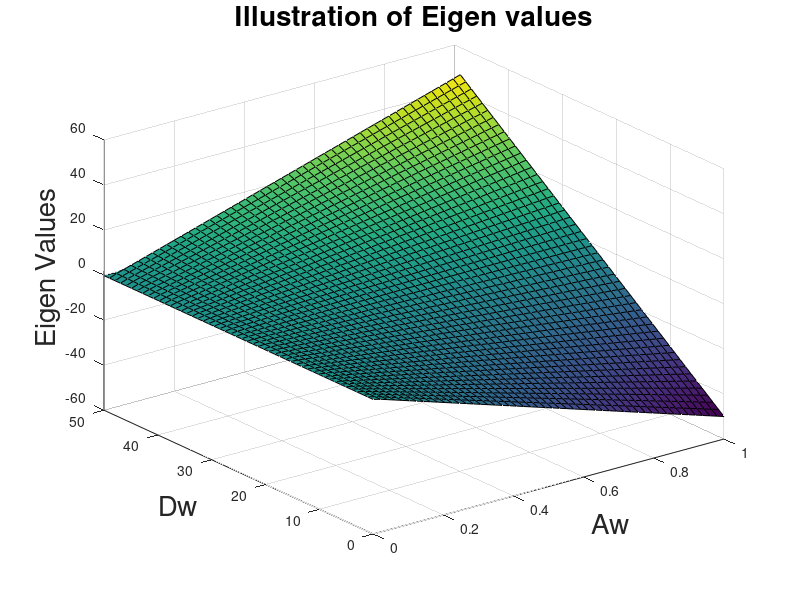
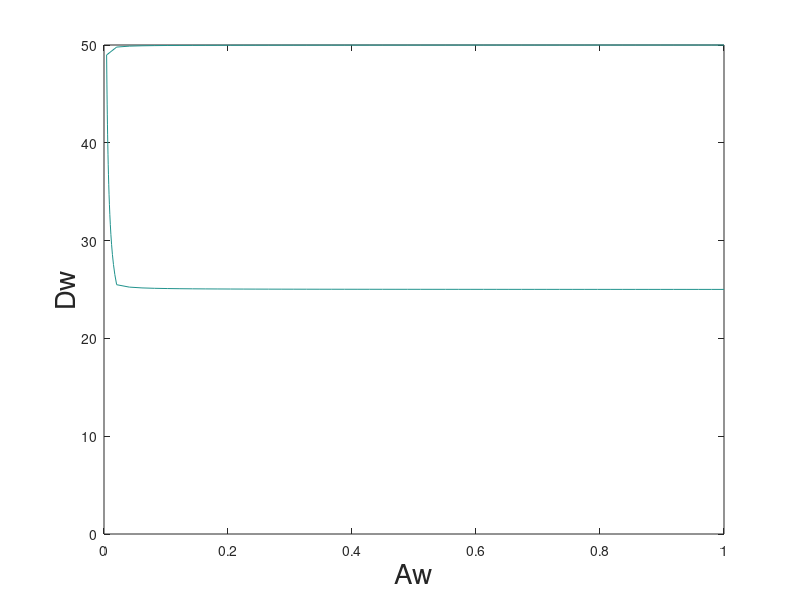

Here is the MATLAB script that generated these plots, in order:
% Project II _ Original Model
% Bifurcation and stability analysis (for aw, dw) (stem cells)
%%%
% Find the eigen values to perform stability analysis for the system
%%%
% Define the matrix
lowbound = 0;
upbound = 1;
N = 50;

% Changes in the parameters for stem cells
eigenvalues = zeros(1,N);
aw_vec = linspace(lowbound, upbound, N);
au = .2
dw_vec = linspace(lowbound, N, N);
du = .4;
mu = .01;
mw = .02;
mv = .03;

% use for loop to create matrix A for each value of aw and dw 

for i =1:N
    aw = aw_vec(i);
    for j = 1:N
        dw = dw_vec(j);
     %    w                           u               v
     A = [(((2*aw - 1).*dw)-mw)      0               0;
        2*(1 - aw).*dw     (2*au - 1).*du-mu      0;
         0                   2*(1 -au).*du         -1*mv];
    eval = eig(A);
    eigenvalues(i,j)= eval(3); % try trace and det instead!
    end
end

% Plot
[Aw, Dw] = meshgrid(aw_vec, dw_vec)

figure(1);
surf(Aw, Dw,eigenvalues)
title('Illustration of Eigen values','fontsize',20)
xlabel('Aw','fontsize',20)
ylabel('Dw','fontsize',20)
zlabel('Eigen Values','fontsize',20)

% Plot the contour for values of aw, dw where eig(A) = 0
figure(2);
[Aw, Dw] = meshgrid(aw_vec, dw_vec)
contour(Aw, Dw,eigenvalues,[0 0])
xlabel('Aw','fontsize',20)
ylabel('Dw','fontsize',20)




